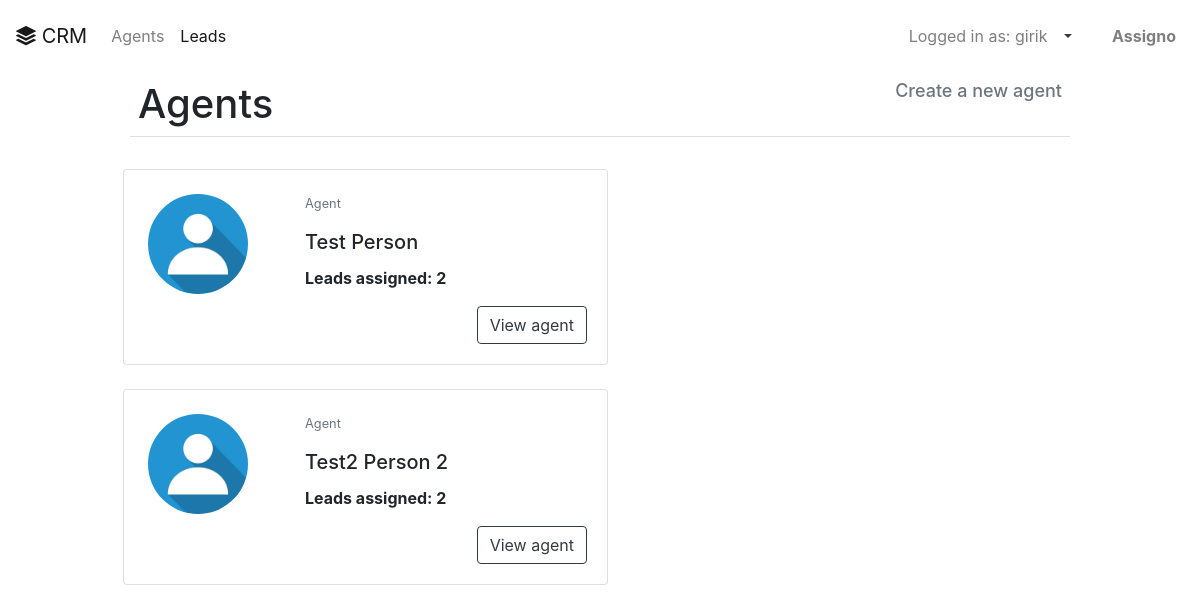
Screenshot of /agents/ (signed in) with the database file from the repository.
### leads/models.py (models this page shows, shortened)
class User(AbstractUser):
    is_organiser = models.BooleanField(default=True)
    is_agent = models.BooleanField(default=False)
    organisation_name = models.CharField(max_length=100, blank=True, null=True)
    phone_number = models.CharField(max_length=10, unique=True)
    address = models.TextField()
    profile_picture = models.ImageField(blank=True, upload_to='uploads/profile_pictures', default='uploads/profile_pictures/default.jpg')

class Agent(models.Model):
    user = models.OneToOneField(User, on_delete=models.CASCADE)
    organisation = models.ForeignKey(UserProfile, on_delete=models.CASCADE)

### agents/views.py (the view)
# urls.py: path('', views.AgentListView.as_view(), name='agent-list'),
class AgentListView(LoginRequiredMixin, UserPassesTestMixin,  ListView):
    login_url = '/login/'
    template_name = 'agents/agent_list.html'
    def get_queryset(self):
        return Agent.objects.filter(organisation=self.request.user.userprofile)
    def test_func(self):
        if self.request.user.is_organiser:
            return True

### agents/templates/agents/agent_list.html
{% extends "base.html" %}
{% load static %}
{% block content %}
<div class="container justify-content-center">
  <h1 class="border-bottom p-2 mb-4">Agents<a class="float-right text-muted atagimprove" href="{% url "agents:agent-create" %}">Create a new agent</a></h1>
  <div class="row row-cols-1 row-cols-md-2">
  {% if object_list.exists %}
  {% for agent in object_list %}
    <div class="card mb-3 m-2" style="max-width: 540px;">
        <div class="row no-gutters">
              <div class="col-md-4">
            <img src="{{ agent.user.profile_picture.url }}" class="roundimgforleads m-4" height="100" width="100" alt="...">
          </div>
          <div class="card-body">
            <p class="card-text"><small class="text-muted">Agent</small></p>
            <h5 class="card-title">{{ agent.user.first_name }} {{ agent.user.last_name }}</h5>
            <p class="card-text"><strong>Leads assigned: {{ agent.leads.count }}</strong></p>
            <a class="float-right btn btn-outline-dark" href="{% url "agents:agent-detail" pk=agent.pk %}">View agent</a>
          </div>
        </div>
    </div>
  {% endfor %}
  {% else %}
  <h1>You don't have any agents.</h1>
  {% endif %}
   </div>
</div>
{% endblock %}

### templates/header.html (shortened to what this page needs)
<nav class="navbar navbar-expand-lg navbar-light">
  <a class="navbar-brand" href="{% url 'home' %}"><i class="bi bi-stack"></i>  CRM</a>
  <div class="collapse navbar-collapse" id="navbarTogglerDemo03">
    <ul class="navbar-nav mr-auto mt-2 mt-lg-0">
      {% if user.is_authenticated %}
        {% if request.user.is_organiser %}
        <li class="nav-item">
          <a class="nav-link" href="{% url "agents:agent-list" %}">Agents</a>
        </li>
        {% endif %}
        {% if request.user.is_organiser or request.user.is_agent %}
        <li class="nav-item active">
          <a class="nav-link" href="{% url "leads:lead-list" %}">Leads<span class="sr-only">(current)</span></a>
        </li>
        {% endif %}
      {% endif %}
    </ul>
  <div class="nav-item dropdown">
    {% if user.is_authenticated %}
    <a class="nav-link dropdown-toggle text-dark" href="#" data-bs-toggle="dropdown"  id="navbarDropdownMenuLink"  role="button" data-toggle="dropdown" aria-haspopup="true" aria-expanded="false">
      <span class="navbar-text mr-2">
        Logged in as: {{ user.username }}
      </span>
    </a>
    {% endif %}
  </div>
    {% if user.is_organiser %}
    <span class="navbar-text mr-2 ml-4">
      <strong>{{ user.organisation_name }}</strong>
    </span>
    {% endif %}
  </div>
</nav>

### static_in_venv/css/master.css (style rules this page uses)
.atagimprove { text-decoration: none; color: black; font-size: 18px; }
.roundimgforleads { border-radius: 100%; }

### rows the page displays
User: username "girik", organisation_name "Assigno"
Agent: user.profile_picture (placeholder picture), user.first_name "Test", user.last_name "Person", leads.count "2"
Agent: user.profile_picture (placeholder picture), user.first_name "Test2", user.last_name "Person 2", leads.count "2"
